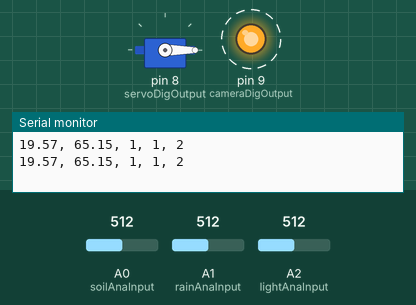
Simulated run of this sketch. Board: Arduino Uno, built with avr-gcc and run on an emulated ATmega328P. Parts: servo, output pins drawn as LEDs (lit = HIGH), the last lines printed to the serial monitor. Dashed ring = blinking. Inputs (shaded band) come from the test bench; at power-on: A0 (soilAnaInput) = 512, A1 (rainAnaInput) = 512, A2 (lightAnaInput) = 512.

Above: at 2.1 s.
2.2 s: A0 (soilAnaInput) set to 989
5.7 s: A0 (soilAnaInput) set to 1014
At 7.6 s:
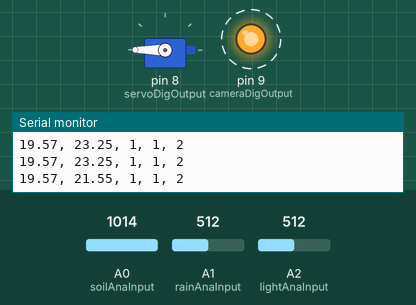
10.3 s: A0 (soilAnaInput) set to 990
At 11.5 s:
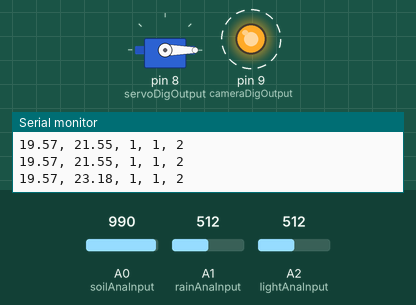
14.9 s: A0 (soilAnaInput) set to 1010
At 16.3 s:
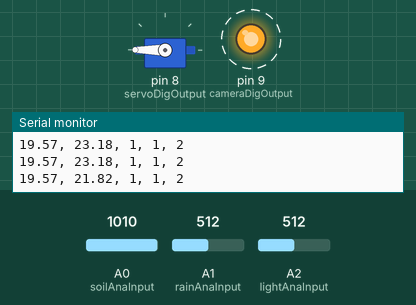
Timing chart, 0 to 20.5 s (numbered marks = the images above; inputs shaded):
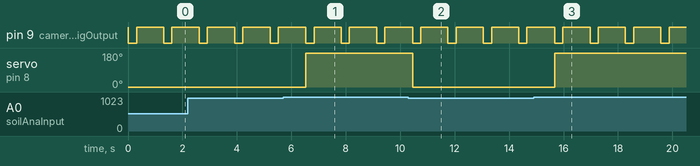

The sketch:

Plant_Sensors.ino
```cpp
//moisture, humidity, rain, light, (camera)

//#include "SparkFunCCS811.h"
//#include "Wire.h"
#include <Servo.h>

//#define CCS811_ADDR 0x5B //Default I2C Address

const int soilAnaInput = A0;
const int rainAnaInput = A1;
const int lightAnaInput = A2;
const int cameraDigOutput = 9;
const int servoDigOutput = 8;
//const int rainDigInput = 6;

//CCS811 mySensor(CCS811_ADDR);
Servo myservo;

void setup() {
  // put your setup code here, to run once:
  Serial.begin(9600);

  //pinMode(soilAnaInput, INPUT);
  pinMode(rainAnaInput, INPUT);
  pinMode(lightAnaInput, INPUT);
  pinMode(cameraDigOutput, OUTPUT);

  myservo.attach(servoDigOutput);

//  CCS811Core::status returnCode = mySensor.begin();
//
//  if (returnCode != CCS811Core::SENSOR_SUCCESS)
//  {
//    Serial.println(".begin() returned with an error.");
//    while (1); //Hang if there was a problem.
//  }
  digitalWrite(cameraDigOutput, HIGH);
}

int soilAnaVal = 1;
int rainAnaVal = 1;
int C02Val = 1;
int TVOCVal = 1;
int lightAnaVal = 1;
int pos = 0;
int goOnceFlag = false;

double soilPercentage = 0;
double lightPercentage = 0;

void loop() {
  // put your main code here, to run repeatedly:
  //rainDigVal = digitalRead(rainDigInput);
  rainAnaVal = analogRead(rainAnaInput);
  soilAnaVal = analogRead(soilAnaInput);
  lightAnaVal = analogRead(lightAnaInput);

  if (soilAnaVal >= 1000 && goOnceFlag) {
    for (pos = 0; pos <= 180; pos += 1) { // goes from 0 degrees to 180 degrees
      // in steps of 1 degree
      myservo.write(pos);              // tell servo to go to position in variable 'pos'
    }
    goOnceFlag = false;
  }

  else if (soilAnaVal < 1000 && !goOnceFlag) {
    for (pos = 180; pos >= 0; pos -= 1) { // goes from 180 degrees to 0 degrees
      myservo.write(pos);              // tell servo to go to position in variable 'pos'
    }
    goOnceFlag = true;
  }

//  if (mySensor.dataAvailable()) {
//    mySensor.readAlgorithmResults();
//
//    C02Val = mySensor.getCO2();
//    TVOCVal = mySensor.getTVOC();
//  }

  if (rainAnaVal >= 900 && rainAnaVal <= 1023) {
    rainAnaVal = 1;
  }
  else {
    rainAnaVal = 2;
  }

  //percent_humidity = (-100/769)*(-640 + (-227132 + 769(value_A0))^.5);
  soilPercentage = (-100.0/769.0) * (-640.0 + pow(-227132.0 + (769.0*(double)soilAnaVal), 0.5)) + 35.0;
  lightPercentage = (-2.0/61.0) * ((double)lightAnaVal - 1109.0);

  digitalWrite(cameraDigOutput, LOW);

  delay(300);

  digitalWrite(cameraDigOutput, HIGH);

  //delay(5000);

//
//  Serial.print("Soil val: ");
//  Serial.print(soilVal);
//  Serial.println();
//
////  Serial.print("Rain dig: ");
////  Serial.print(rainDigVal);
////  Serial.print(", ");
//
//  Serial.print("Rain ana: ");
//  Serial.print(rainAnaVal);
//  Serial.println();
//
//
////  Serial.print("Air: ");
////  Serial.print(C02Val);
////  Serial.print(" ");
////  Serial.print(TVOCVal);
////  Serial.print(", ");
////
////  Serial.println(value_A0);
////  Serial.println(percent_humidity);
//
//  Serial.println();

  Serial.println(""+(String)lightPercentage+", "+(String)soilPercentage+", "+(String)C02Val+", "+(String)TVOCVal+", "+(String)rainAnaVal+"");

  delay(1000);


}
```

Measured:
- the behaviour switches between 999 and 1000 on A0 (soilAnaInput) (found by bisection; images 0 and 1)
- after the input at 5.7 s, servo on pin 8 (servoDigOutput): 0° → 180° after 0.83 s
- after the input at 10.3 s, servo on pin 8 (servoDigOutput): 180° → 0° after 0.15 s
- after the input at 14.9 s, servo on pin 8 (servoDigOutput): 0° → 180° after 0.77 s
- by itself, pin 9 (cameraDigOutput): alternates HIGH for 1.0 s and LOW for 0.30 s
